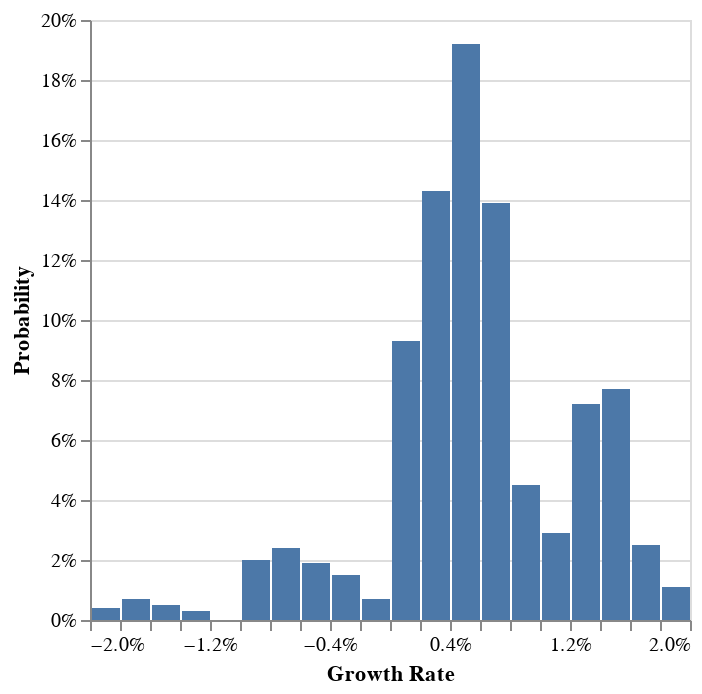

The notebook cell this image was saved under:
### Code cell
dummy.plot_growth_rate_distribution(
    n_games=N_games, min_max_growth_rate=[-0.02, 0.02], step_size=0.002
)

### Figure 1 — Vega-Lite specification as saved in the notebook (floating-point values rounded to 4 significant figures; data arrays with more than 128 entries replaced by an {"elided": "..."} marker saying what was removed)
{"config": {"view": {"continuousWidth": 300, "continuousHeight": 300}}, "data": {"name": "data-0bb2b39e914061d95ae373e9fe1c0c8d"}, "mark": {"type": "bar"}, "encoding": {"x": {"axis": {"format": "%"}, "bin": {"extent": [-0.02, 0.02], "step": 0.002}, "field": "growth_rates", "title": "Growth Rate", "type": "quantitative"}, "y": {"aggregate": "sum", "axis": {"format": "%"}, "field": "pct", "title": "Probability", "type": "quantitative"}}, "transform": [{"joinaggregate": [{"op": "count", "field": "*", "as": "total"}]}, {"calculate": "1 / datum.total", "as": "pct"}], "$schema": "https://vega.github.io/schema/vega-lite/v5.8.0.json", "datasets": {"data-0bb2b39e914061d95ae373e9fe1c0c8d": {"elided": "1000 records"}}}
